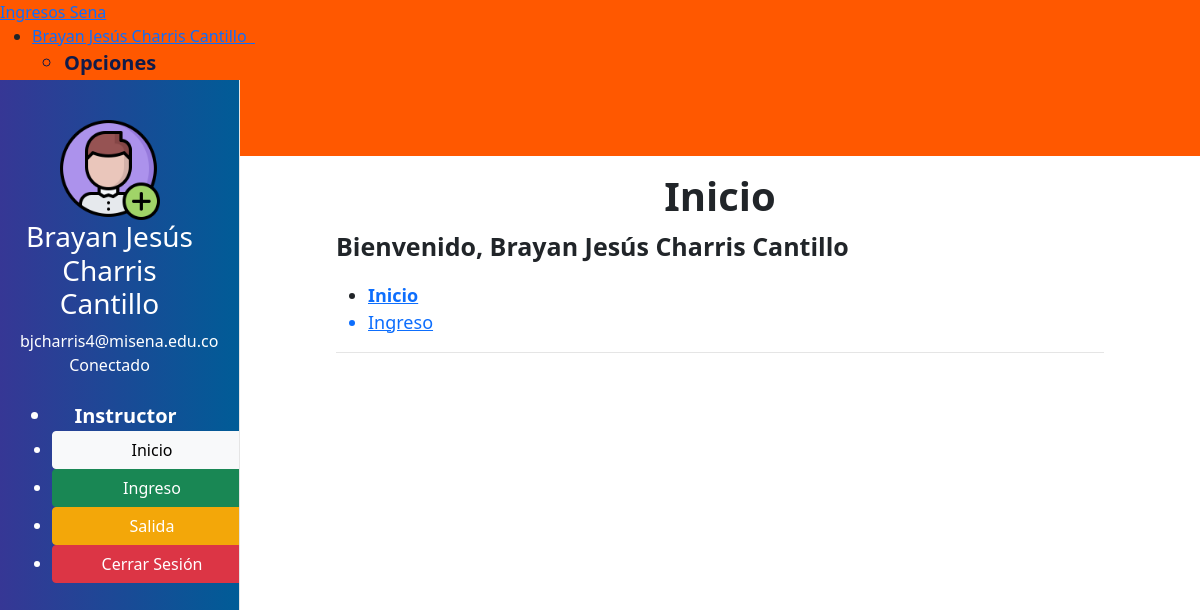
Page /home.php (signed in) on the committed database.
### tables this page shows
CREATE TABLE `usuarios` (
  `idusu` bigint(20) NOT NULL,
  `cedula` varchar(12) NOT NULL,
  `nombres` varchar(50) NOT NULL,
  `correo` varchar(50) NOT NULL,
  `contrasena` varchar(50) NOT NULL,
  `sede` varchar(250) NOT NULL,
  `rol` varchar(50) NOT NULL
);

### home.php (the view, shortened to what this page needs)
<?php
    include("./includes/conexion.php");
    $cedula=$_SESSION['idUser'];
    $sql= "SELECT * FROM usuarios WHERE cedula='$cedula'";
    $result= mysqli_query($con,$sql);
    $usuario=array();
    while ($row = mysqli_fetch_array($result)) {
        $usuario=array(
            "nombre"=>$row["nombres"],
            "correo"=>$row["correo"]
        );
    }
?>
<!DOCTYPE html>
<html lang="en" >
<head>
  <link href="https://cdn.jsdelivr.net/npm/bootstrap@5.1.3/dist/css/bootstrap.min.css" rel="stylesheet">
  <link rel='stylesheet' href='https://cdnjs.cloudflare.com/ajax/libs/uikit/3.0.0-rc.23/css/uikit.min.css'>
  <link rel="stylesheet" href="./css/home.css">
</head>
<body>
<div uk-sticky class="uk-navbar-container tm-navbar-container uk-active uk-light">
    <div class="uk-container uk-container-expand">
        <nav uk-navbar>
            <div class="uk-navbar-left">
                <a href="#" class="uk-navbar-item uk-logo">
                    Ingresos Sena
                </a>
            </div>
            <div class="uk-navbar-right uk-light">
                <ul class="uk-navbar-nav">
                    <li class="uk-active">
                        <a href="#"><?php echo $usuario["nombre"];?> &nbsp;<span uk-icon="chevron-down"></span></a>
                        <div uk-dropdown="pos: bottom-right; mode: click; offset: -17;">
                            <ul class="uk-nav uk-navbar-dropdown-nav">
                                <li class="uk-nav-header">Opciones</li>
                                <li><a href="#">Editar Perfil</a></li>
                                <li class="uk-nav-header">Acciones</li>
                                <li><a href="includes/logout.php">Cerrar sesión</a></li>
                            </ul>
                        </div>
                    </li>
                </ul>
            </div>
        </nav>
    </div>
</div>
<div id="sidebar" class="tm-sidebar-left uk-background-default">
    <div class="user">
        <img id="avatar" width="100" class="uk-border-circle" src="img/usuario.png" />
        <h3 class="uk-text-truncate"><?php echo $usuario["nombre"];?></h3>
        <div id="email" class="uk-text-truncate"><?php echo $usuario["correo"];?></div>
        <span id="status" class="uk-margin-top uk-label uk-label-success">Conectado</span>
    </div>
    <br />
    <ul class="uk-nav uk-nav-default">
        <li class="uk-nav-header">
            Instructor
        </li>
        <li><a href="home.php"><button class="btn btn-light">Inicio</button></a></li>
        <li><a href="pages/ingreso.php"><button class="btn btn-success">Ingreso</button></a></li>
        <li><a href="./pages/salida.html"><button class="btn btn-warning">Salida</button></a></li>
        <li><a href=""><button class="btn btn-danger">Cerrar Sesión</button></a></li>
    </ul>
</div>
<div class="content-padder content-background">
    <div class="uk-section-small uk-section-default header">
        <div class="uk-container uk-container-large">
            <h1></span>Inicio</h1>
            <p style="font-weight: bold; font-size: 25px; ">
                Bienvenido, <?php echo $usuario["nombre"];?>
            </p>
            <ul class="uk-breadcrumb">
                <li><a href="home.php" class="bold">Inicio</a></li>
                <a href="./pages/ingreso.php"><li><span>Ingreso</span></li></a>
            </ul>
        </div>
    </div>
    </div>
</body>
</html>

### css/home.css (style rules this page uses)
.btn-warning { background-color: #F3A709; border-color: #F3A709; }
.uk-nav .btn { width: 200px; color: white; }
.uk-nav .btn-light { color: black; }
.uk-nav .uk-nav-header { font-size: 20px; font-weight: 700; color: #111b49; }
.uk-breadcrumb li { font-size: 18px; }
.uk-breadcrumb a { font-size: 18px; }
.uk-navbar-container { background-color: #ff5800 !important; }
h1 { font-weight:800; }
.header { box-sizing: border-box; border-bottom: 1px #e5e5e5 solid; }
.content-padder { margin-left: 0px; }
.content-background { min-height: calc(100% - 80px); background-color: white; }
#sidebar { background: #005C97; background: -webkit-linear-gradient(to right, #363795, #005C97); background: linear-gradient(to right, #363795, #005C97); color: white; }
#sidebar a { color: white; font-size: 18px; font-weight: 600; text-align: left; }
.tm-sidebar-left { position: fixed; z-index: 100; top: 80px; bottom: 0; box-sizing: border-box; width: 240px !important; padding: 40px 40px 60px 20px; border-right: 1px #e5e5e5 solid; overflow-y: auto; overflow-x: hidden; }
#sidebar { color: white; text-align: center; }
#sidebar .user h3 { color: white; }
#sidebar .uk-nav-default li { color: white; }
.uk-section-small { margin: 0 10%; }
.bold { font-weight: bold; font-size: 15px; }
h1 { text-align: center; }
@media (min-width: 960px) { .content-padder { margin-left: 240px; } }

### rows in the picture
usuarios: nombres "Brayan Jesús Charris Cantillo", correo "bjcharris4@misena.edu.co"
